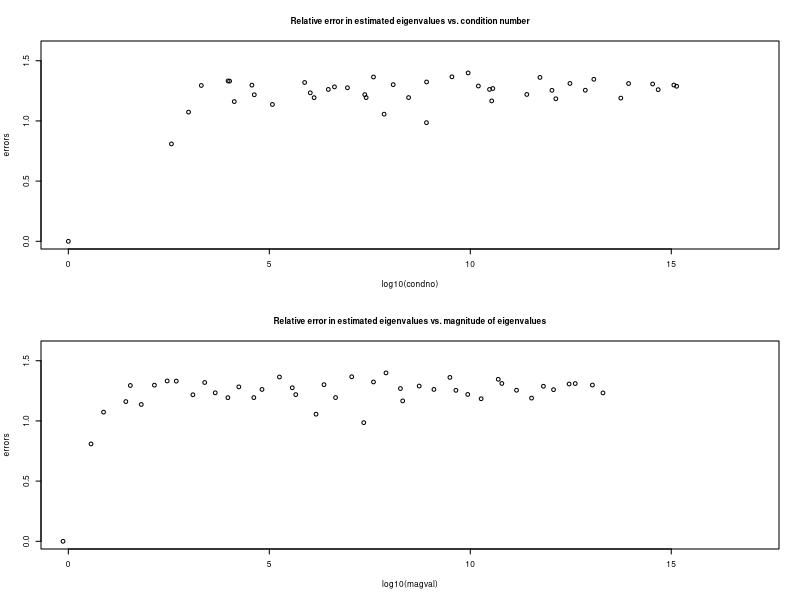

The R script that drew this image:
# R
#### Stat243
#### Problem Set 4
#### 5. Condition number of eigen decomposition

rm(list = ls(all = TRUE)) # remove all objects

### aux function
norm2 <- function(x) sqrt(sum(x^2))

### Create a set of eigenvectors
n <- 100
Z <- matrix(rnorm(n^2), n)
A <- crossprod(Z)
GAMMA <- eigen(A)$vec #eigen vectors

### Explore positive eigenvalues of different magnitudes
t <- 52 # computer presicion bits
errors <- rep(as.numeric(NA), t)
magval <- rep(as.numeric(NA), t)
condno <- rep(as.numeric(NA), t)

for (i in 1:t){
	ids <- sample(1:n, n/4) # get a random set of indices to "enlarge" with condition number
	if (i == 1)	lambda <- rep(mean(abs(rnorm(n))), n) # i=1, with all eigen values equal
	else lambda <- abs(rnorm(n))
	lambda[ids] <- lambda[ids]*(2^(i-1)) # generate eigen values with certain condition number
	magval[i] <- max(lambda)
	condno[i] <- magval[i]/min(lambda)
	
	LAMBDA <- diag(lambda)
	testA <- GAMMA %*% LAMBDA %*% t(GAMMA) # create p.d. matrix
	errors[i] <- norm2(eigen(testA)$val - lambda)/norm2(lambda)
	
	if (length(which(eigen(testA)$val < 0)) > 0){
		cat("Failed at condition number", condno[i], "with relative error of", errors[i], "\n")
		par(mfrow=c(2,1),cex= 0.5, cex.main= 1)
		plot(log10(condno), errors, xlim=c(0, 17), ylim=c(0, 1.6), 
		     main="Relative error in estimated eigenvalues vs. condition number")
		plot(log10(magval), errors, xlim=c(0, 17), ylim=c(0, 1.6), 
		     main="Relative error in estimated eigenvalues vs. magnitude of eigenvalues")
		break
	}
}
